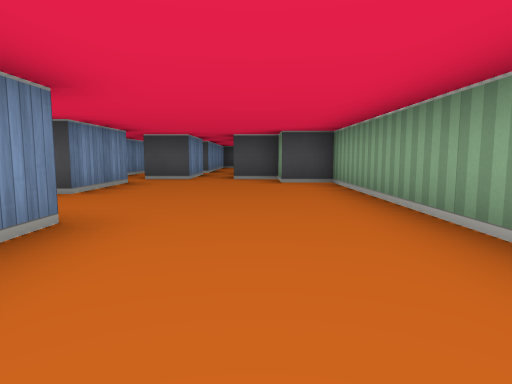
[1] (above)

17 first-person views from a walk through a cub3D level. The camera is about half as high as the walls, tilts 6° down and sees 75° across. The floor is counted in squares. Each view is taken from the middle of a square. On the plan, view 1 faces up. The plan holds only what a view shows up to about 9 squares ahead; the rest is blank. The place goes on beyond the plan.

[2]
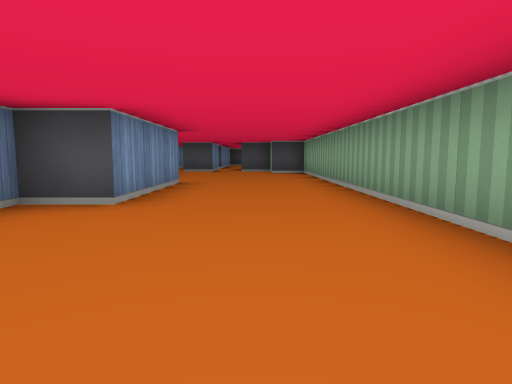

[3]
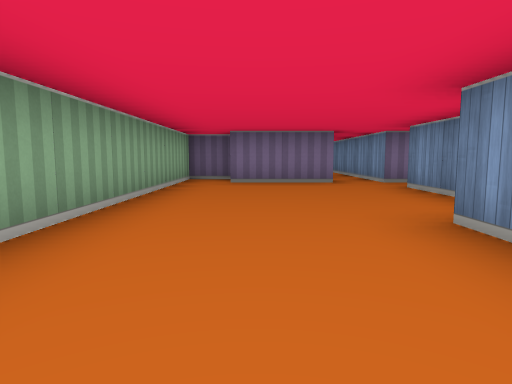

[4]
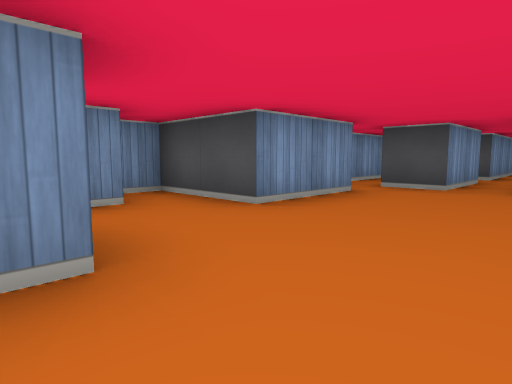

[5]
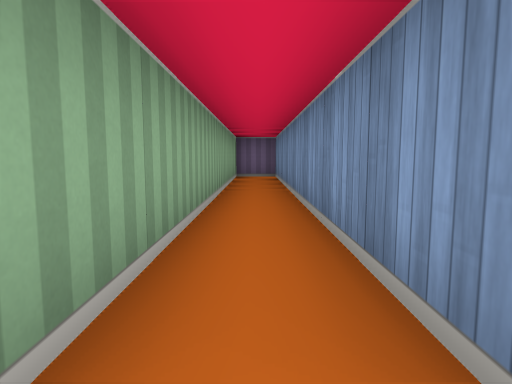

[6]
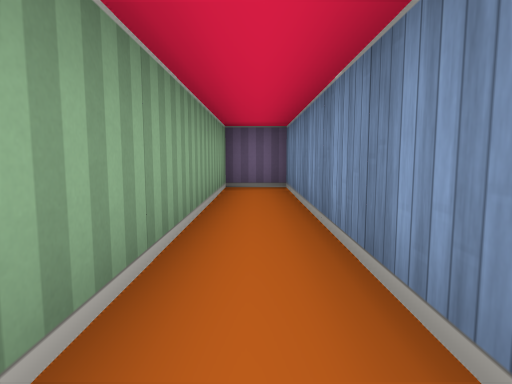

[7]
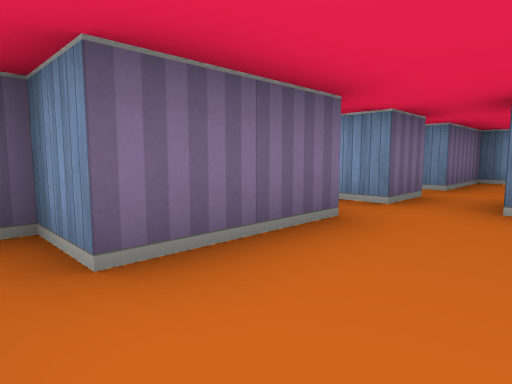

[8]
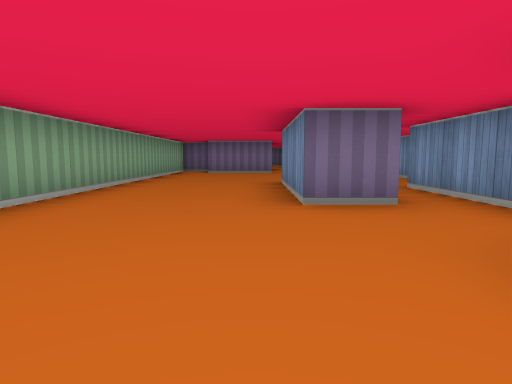

[9]
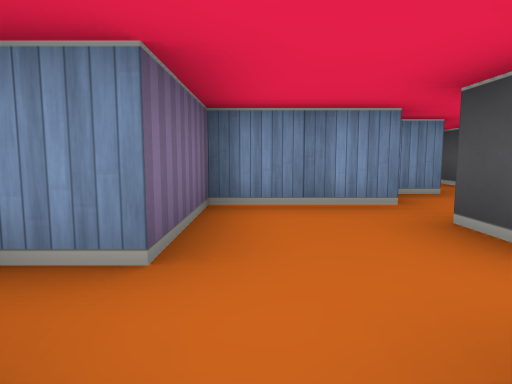

[10]
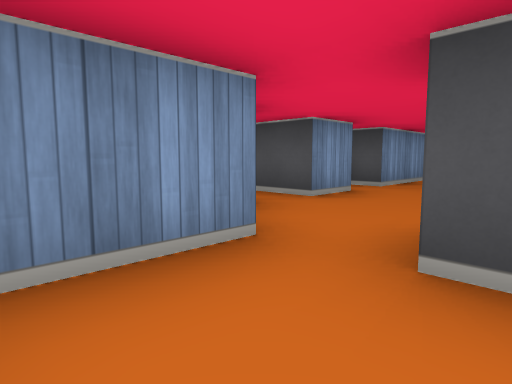

[11]
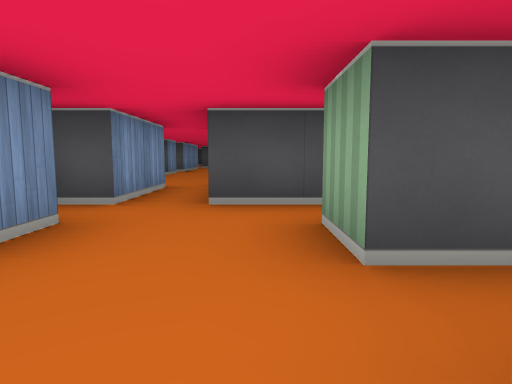

[12]
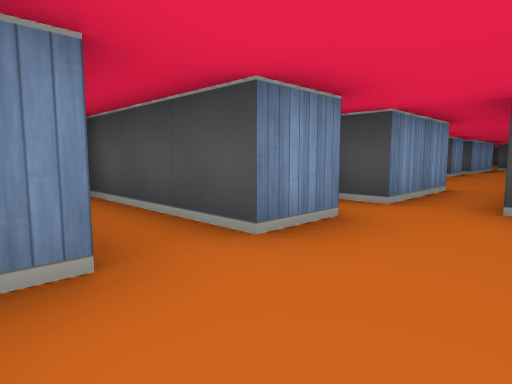

[13]
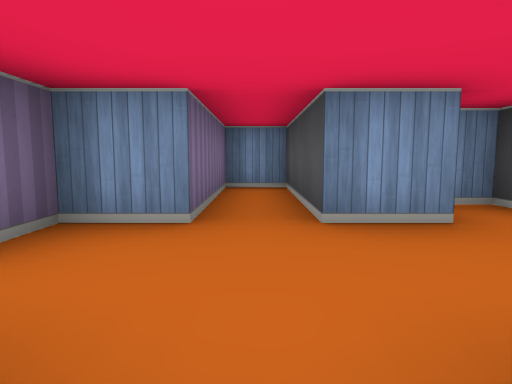

[14]
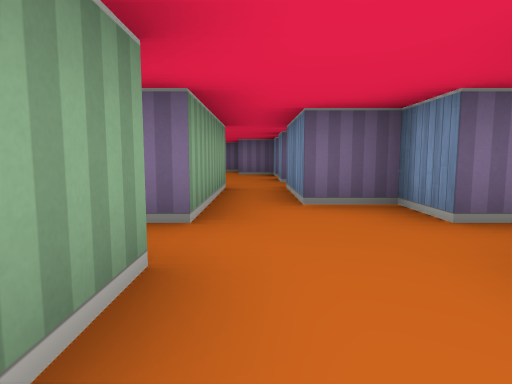

[15]
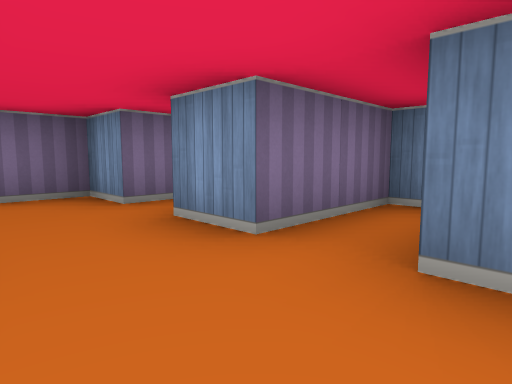

[16]
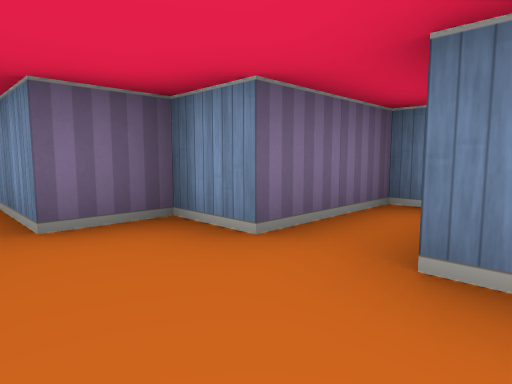

[17]
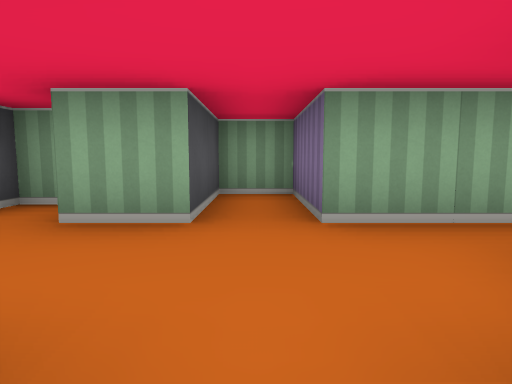

### Floor plan
Points are (right, up) in squares from view 1. A wall is a line through its corners. A room is listed if a view was taken in it or the views show most of it. See-through windows are left out.
Room 1 (views 1, 2, 3, 4, 5, 6, 7, 8, 9)
walls: (-2.6, 2.5) (-1.5, 2.5) (-1.5, -0.5) (-2.5, -0.5) (-2.5, -3.5); (-3.5, 3.6) (-3.5, 0.5); (-3.6, -4.5) (-2.5, -4.5) (-2.5, -12.5) (-1.5, -12.5) (-1.5, -4.5) (0.5, -4.5) (0.5, -5.5) (1.5, -5.5) (1.5, 6.5) (0.5, 6.5) (0.5, 7.5) (-0.5, 7.5); (-2.5, 6.6) (-2.5, 4.5) (-4.5, 4.5) (-4.5, 3.9); (-1.5, 7.5) (-2.5, 7.5); (-3.5, 9.8) (-3.5, 8.2)
ways out: opening at (-3, -4) to room 2; opening at (-3, 8.5); opening at (-1, 8.5)
Room 2 (views 10, 11, 12, 13)
walls: (-6.5, -2.4) (-6.5, -4.5) (-4.5, -4.5) (-4.5, -5.2); (-4.9, -2.5) (-5.5, -2.5); (-4.5, -1.6) (-4.5, -2.2); (-4.8, -0.5) (-5.5, -0.5) (-5.5, 0.5); (-7.5, 0.6) (-7.5, -0.5) (-10.5, -0.5) (-10.5, -1.5) (-7.5, -1.5) (-7.5, -2.5) (-6.9, -2.5); (-5.2, 1.5) (-6.5, 1.5); (-7.5, 1.5) (-8.5, 1.5) (-8.5, 1)
ways out: opening at (-3, -4) to room 1; opening at (-7, 1) to room 4
Room 3 (views 14, 15, 16)
walls: (-8.5, 8.4) (-8.5, 7.5); (-6.5, 5.5) (-6.5, 6.5); (-5.5, 7) (-5.5, 7.5); (-10.6, 6.5) (-8.5, 6.5) (-8.5, 5.5)
ways out: opening at (-7.5, 6) to room 4; opening at (-7.5, 8)
Room 4 (view 17)
walls: (-10.6, 4.5) (-8.5, 4.5) (-8.5, 3.5) (-7.5, 3.5) (-7.5, 1.5); (-6.5, 1.5) (-6.5, 4.5) (-4.5, 4.5) (-4.5, 5.5) (-6.5, 5.5)
ways out: opening at (-7, 1) to room 2; opening at (-7.5, 6) to room 3

Positions as (right, up) in squares from view 1, and headings:
1: (0, 0), facing up
2: (0, -4), facing up
3: (0, 2), facing down
4: (0, 2), facing up-left
5: (-2, -4), facing down
6: (-2, -7), facing down
7: (1, -3), facing down-left
8: (-1, 6), facing down
9: (-3, -4), facing left
10: (-5, -4), facing up-left
11: (-6, -2), facing up
12: (-6, -2), facing up-left
13: (-5, -1), facing left
14: (-7, 7), facing down
15: (-7, 8), facing down-left
16: (-7, 6), facing down-left
17: (-9, 5), facing right
